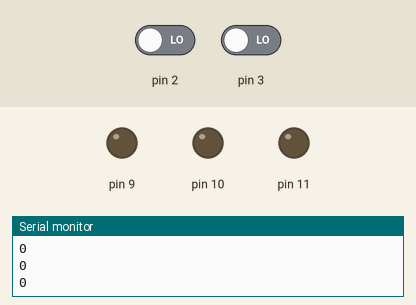
Recording of a sketch running on a simulated Arduino Uno, built with avr-gcc and run on an emulated ATmega328P. Shown: output pins drawn as LEDs (lit = HIGH), the last lines printed to the serial monitor. The inputs (shaded band) are chosen by the test bench; at power-on: pin 2 LOW, pin 3 LOW.

Above: at 1.2 s.
1.3 s: pin 2 driven HIGH
At 2.0 s:
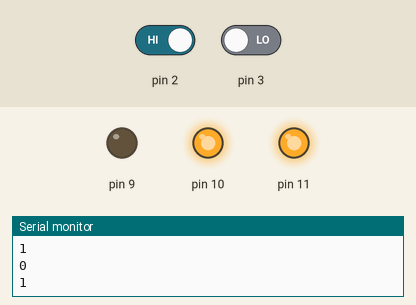
2.8 s: pin 3 driven HIGH
At 3.1 s:
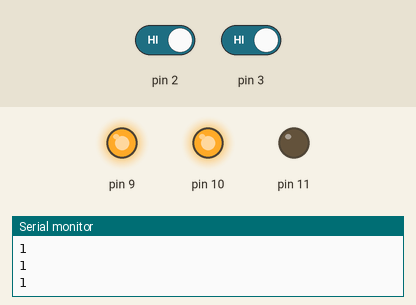
4.3 s: pin 3 driven LOW
At 5.3 s:
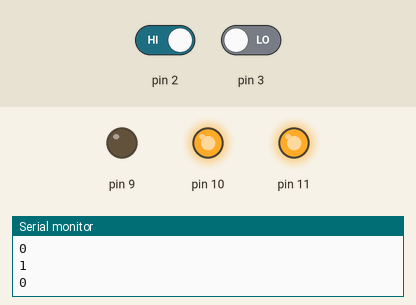
5.8 s: pin 2 driven LOW
At 6.7 s:
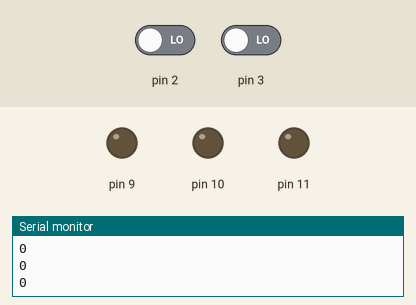
Timing chart, 0 to 8.3 s (numbered marks = the images above; inputs shaded):
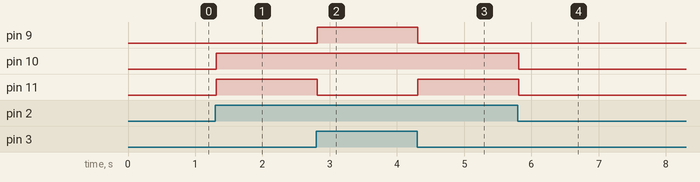

The sketch:

and-or-xor.ino
```cpp
void setup()
{
  Serial.begin(9600);

  pinMode(9, OUTPUT);
  pinMode(10, OUTPUT);
  pinMode(11, OUTPUT);
  pinMode(2, INPUT);
  pinMode(3, INPUT);
}

void loop()
{
  // 누르면 1, 안 누르면 0
  boolean av = digitalRead(2);
  boolean bv = digitalRead(3);
  boolean andv = av && bv;
  boolean orv = av || bv;
  boolean xorv = (av == 1 && bv == 1) ? 0 : av || bv;

  Serial.println(av);
  Serial.println(bv);
  Serial.println();

  digitalWrite(9, andv);
  digitalWrite(10, orv);
  digitalWrite(11, xorv);
}
```

Measured:
- after the input at 1.3 s, pin 10, pin 11: LOW → HIGH at once
- after the input at 2.8 s, pin 9: LOW → HIGH at once; pin 11: HIGH → LOW at once
- after the input at 4.3 s, pin 9: HIGH → LOW at once; pin 11: LOW → HIGH at once
- after the input at 5.8 s, pin 10, pin 11: HIGH → LOW at once
